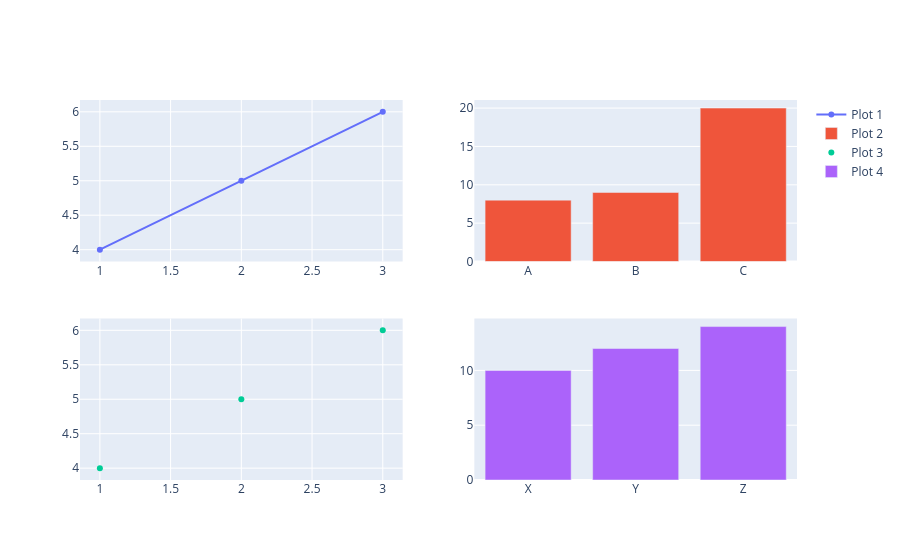

This figure's notebook cell:
### Code cell
plot4 = go.Bar(x=["X","Y", "Z"],
               y=[10,12,14],
               name="Plot 4")

fig.add_trace(plot4, row=2, col=2)

### Figure 1 — Plotly figure (JSON) as saved in the notebook; plotly's stock layout.template omitted (floating-point values rounded to 4 significant figures)
{"data": [{"mode": "lines+markers", "name": "Plot 1", "type": "scatter", "x": [1, 2, 3], "xaxis": "x", "y": [4, 5, 6], "yaxis": "y"}, {"name": "Plot 2", "type": "bar", "x": ["A", "B", "C"], "xaxis": "x2", "y": [8, 9, 20], "yaxis": "y2"}, {"mode": "markers", "name": "Plot 3", "type": "scatter", "x": [1, 2, 3], "xaxis": "x3", "y": [4, 5, 6], "yaxis": "y3"}, {"name": "Plot 4", "type": "bar", "x": ["X", "Y", "Z"], "xaxis": "x4", "y": [10, 12, 14], "yaxis": "y4"}], "layout": {"xaxis": {"anchor": "y", "domain": [0, 0.45]}, "xaxis2": {"anchor": "y2", "domain": [0.55, 1]}, "xaxis3": {"anchor": "y3", "domain": [0, 0.45]}, "xaxis4": {"anchor": "y4", "domain": [0.55, 1]}, "yaxis": {"anchor": "x", "domain": [0.575, 1]}, "yaxis2": {"anchor": "x2", "domain": [0.575, 1]}, "yaxis3": {"anchor": "x3", "domain": [0, 0.425]}, "yaxis4": {"anchor": "x4", "domain": [0, 0.425]}}}
